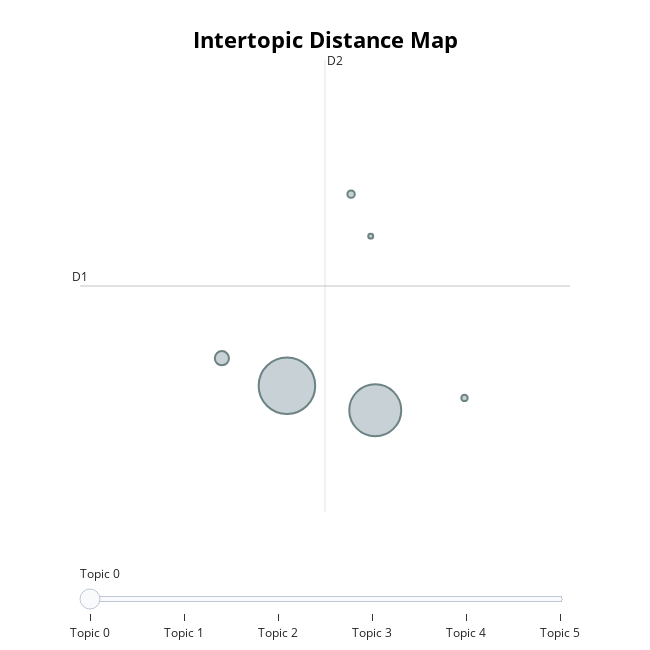
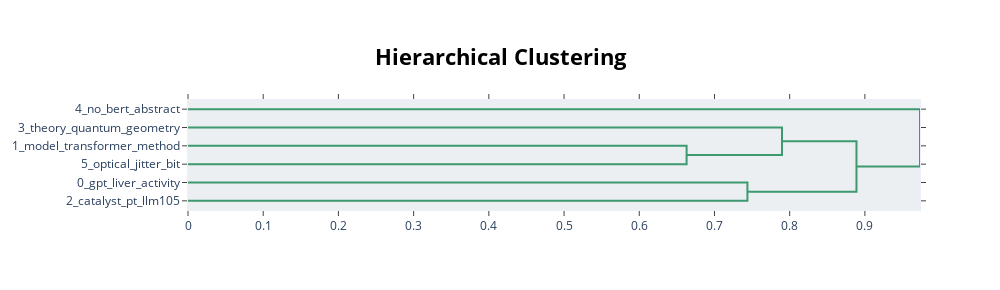
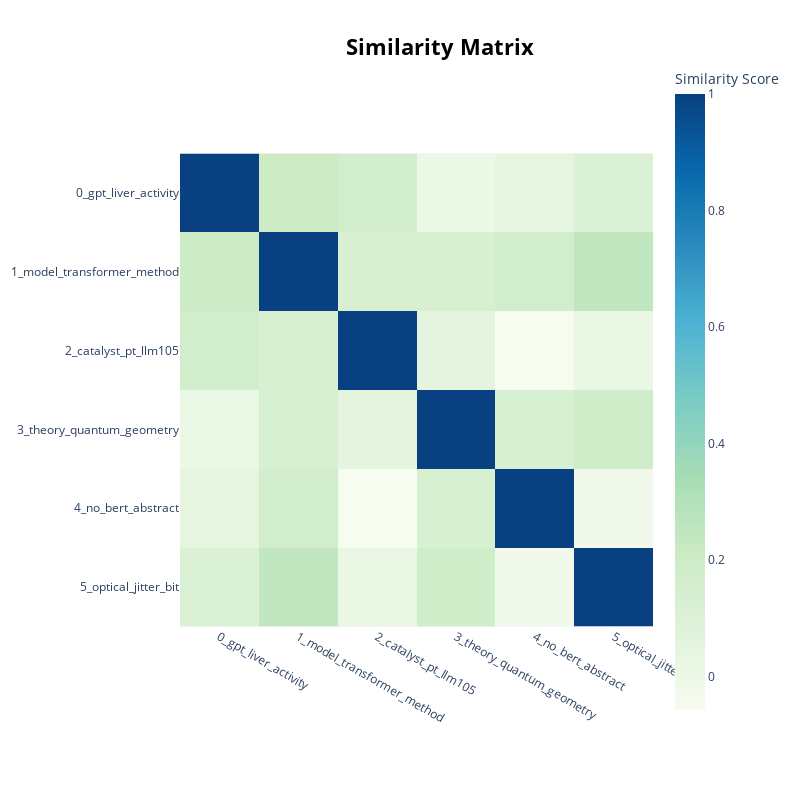

The notebook cell saved with these charts, in order:
### Code cell
import matplotlib.pyplot as plt

# Ensure plots are displayed inline in Jupyter
%matplotlib inline

# Step 6: Visualize the topic relationships for the top topics using three methods

# Check the number of topics generated
topic_info = topic_model.get_topic_info()
n_generated_topics = len(topic_info[topic_info.Topic != -1])  # Exclude outliers (-1)

# Display the number of generated topics
print(f"Number of topics generated: {n_generated_topics}")

# Ensure we can reduce to at most the number of topics generated
nr_topics_to_reduce = min(n_generated_topics, 10)  # Choose the minimum between generated topics and 10

# Filter the model to only keep the top topics
topic_model_reduced = topic_model.reduce_topics(documents_processed, nr_topics=nr_topics_to_reduce)

# 1. Intertopic Distance Map for Top Topics
print(f"Visualizing the Intertopic Distance Map for Top {nr_topics_to_reduce} Topics...")
try:
    intertopic_distance_fig = topic_model_reduced.visualize_topics()
    intertopic_distance_fig.show()
except Exception as e:
    print(f"Error displaying Intertopic Distance Map: {e}")

# 2. Hierarchical Clustering of Top Topics
print(f"Visualizing Hierarchical Clustering of Top {nr_topics_to_reduce} Topics...")
try:
    hierarchical_clustering_fig = topic_model_reduced.visualize_hierarchy()
    hierarchical_clustering_fig.show()
except Exception as e:
    print(f"Error displaying Hierarchical Clustering: {e}")

# 3. Topic Similarity Matrix (Cosine Similarity Heatmap) for Top Topics
print(f"Visualizing the Topic Similarity Matrix for Top {nr_topics_to_reduce} Topics...")
try:
    similarity_matrix_fig = topic_model_reduced.visualize_heatmap()
    similarity_matrix_fig.show()
except Exception as e:
    print(f"Error displaying Topic Similarity Matrix: {e}")

### Figure 1 — Plotly figure (JSON) as saved in the notebook; plotly's stock layout.template omitted (floating-point values rounded to 4 significant figures)
{"data": [{"customdata": [[0, "gpt | liver | activity | level | patient", 6950], [1, "model | transformer | method | data | learning", 5870], [2, "catalyst | pt | llm105 | surface | reaction", 435], [3, "theory | quantum | geometry | llm | state", 118], [4, "no | bert | abstract | available | und", 88], [5, "optical | jitter | bit | test | network", 53]], "hovertemplate": "<b>Topic %{customdata[0]}</b><br>%{customdata[1]}<br>Size: %{customdata[2]}", "legendgroup": "", "marker": {"color": "#B0BEC5", "line": {"color": "DarkSlateGrey", "width": 2}, "size": [6950, 5870, 435, 118, 88, 53], "sizemode": "area", "sizeref": 4.344, "symbol": "circle"}, "mode": "markers", "name": "", "orientation": "v", "showlegend": false, "type": "scatter", "x": [-6.902, -6.21, -7.411, -6.399, -5.51, -6.245], "xaxis": "x", "y": [12.17, 11.75, 12.65, 15.49, 11.96, 14.76], "yaxis": "y"}], "layout": {"annotations": [{"showarrow": false, "text": "D1", "x": -8.523, "y": 13.9, "yshift": 10}, {"showarrow": false, "text": "D2", "x": -6.603, "xshift": 10, "y": 17.81}], "height": 650, "hoverlabel": {"bgcolor": "white", "font": {"family": "Rockwell", "size": 16}}, "legend": {"itemsizing": "constant", "tracegroupgap": 0}, "margin": {"t": 60}, "shapes": [{"line": {"color": "#CFD8DC", "width": 2}, "type": "line", "x0": -6.603, "x1": -6.603, "y0": 9.987, "y1": 17.81}, {"line": {"color": "#9E9E9E", "width": 2}, "type": "line", "x0": -8.523, "x1": -4.684, "y0": 13.9, "y1": 13.9}], "sliders": [{"active": 0, "pad": {"t": 50}, "steps": [{"args": [{"marker.color": [["red", "#B0BEC5", "#B0BEC5", "#B0BEC5", "#B0BEC5", "#B0BEC5"]]}], "label": "Topic 0", "method": "update"}, {"args": [{"marker.color": [["#B0BEC5", "red", "#B0BEC5", "#B0BEC5", "#B0BEC5", "#B0BEC5"]]}], "label": "Topic 1", "method": "update"}, {"args": [{"marker.color": [["#B0BEC5", "#B0BEC5", "red", "#B0BEC5", "#B0BEC5", "#B0BEC5"]]}], "label": "Topic 2", "method": "update"}, {"args": [{"marker.color": [["#B0BEC5", "#B0BEC5", "#B0BEC5", "red", "#B0BEC5", "#B0BEC5"]]}], "label": "Topic 3", "method": "update"}, {"args": [{"marker.color": [["#B0BEC5", "#B0BEC5", "#B0BEC5", "#B0BEC5", "red", "#B0BEC5"]]}], "label": "Topic 4", "method": "update"}, {"args": [{"marker.color": [["#B0BEC5", "#B0BEC5", "#B0BEC5", "#B0BEC5", "#B0BEC5", "red"]]}], "label": "Topic 5", "method": "update"}]}], "title": {"font": {"color": "Black", "size": 22}, "text": "<b>Intertopic Distance Map</b>", "x": 0.5, "xanchor": "center", "y": 0.95, "yanchor": "top"}, "width": 650, "xaxis": {"anchor": "y", "domain": [0, 1], "range": [-8.523, -4.684], "title": {"text": ""}, "visible": false}, "yaxis": {"anchor": "x", "domain": [0, 1], "range": [9.987, 17.81], "title": {"text": ""}, "visible": false}}}

### Figure 2 — Plotly figure (JSON) as saved in the notebook; plotly's stock layout.template omitted (floating-point values rounded to 4 significant figures)
{"data": [{"hoverinfo": "text", "marker": {"color": "rgb(61,153,112)"}, "mode": "lines", "type": "scatter", "x": [0, 0.6629, 0.6629, 0], "xaxis": "x", "y": [-25, -25, -35, -35], "yaxis": "y"}, {"hoverinfo": "text", "marker": {"color": "rgb(61,153,112)"}, "mode": "lines", "type": "scatter", "x": [0, 0.7898, 0.7898, 0.6629], "xaxis": "x", "y": [-15, -15, -30, -30], "yaxis": "y"}, {"hoverinfo": "text", "marker": {"color": "rgb(61,153,112)"}, "mode": "lines", "type": "scatter", "x": [0, 0.7438, 0.7438, 0], "xaxis": "x", "y": [-45, -45, -55, -55], "yaxis": "y"}, {"hoverinfo": "text", "marker": {"color": "rgb(61,153,112)"}, "mode": "lines", "type": "scatter", "x": [0.7898, 0.8888, 0.8888, 0.7438], "xaxis": "x", "y": [-22.5, -22.5, -50, -50], "yaxis": "y"}, {"hoverinfo": "text", "marker": {"color": "rgb(61,153,112)"}, "mode": "lines", "type": "scatter", "x": [0, 0.9733, 0.9733, 0.8888], "xaxis": "x", "y": [-5, -5, -36.25, -36.25], "yaxis": "y"}], "layout": {"autosize": false, "height": 290, "hoverlabel": {"bgcolor": "white", "font": {"family": "Rockwell", "size": 16}}, "hovermode": "closest", "plot_bgcolor": "#ECEFF1", "showlegend": false, "title": {"font": {"color": "Black", "size": 22}, "text": "<b>Hierarchical Clustering</b>", "x": 0.5, "xanchor": "center", "yanchor": "top"}, "width": 1000, "xaxis": {"mirror": "allticks", "rangemode": "tozero", "showgrid": false, "showline": true, "showticklabels": true, "ticks": "outside", "type": "linear", "zeroline": false}, "yaxis": {"mirror": "allticks", "range": [-60, 0], "rangemode": "tozero", "showgrid": false, "showline": true, "showticklabels": true, "tickmode": "array", "ticks": "outside", "ticktext": ["4_no_bert_abstract", "3_theory_quantum_geometry", "1_model_transformer_method", "5_optical_jitter_bit", "0_gpt_liver_activity", "2_catalyst_pt_llm105"], "tickvals": [-5, -15, -25, -35, -45, -55], "type": "linear", "zeroline": false}}}

### Figure 3 — Plotly figure (JSON) as saved in the notebook; plotly's stock layout.template omitted (floating-point values rounded to 4 significant figures)
{"data": [{"coloraxis": "coloraxis", "hovertemplate": "x: %{x}<br>y: %{y}<br>Similarity Score: %{z}<extra></extra>", "name": "0", "type": "heatmap", "x": ["0_gpt_liver_activity", "1_model_transformer_method", "2_catalyst_pt_llm105", "3_theory_quantum_geometry", "4_no_bert_abstract", "5_optical_jitter_bit"], "xaxis": "x", "y": ["0_gpt_liver_activity", "1_model_transformer_method", "2_catalyst_pt_llm105", "3_theory_quantum_geometry", "4_no_bert_abstract", "5_optical_jitter_bit"], "yaxis": "y", "z": [[1.0, 0.198, 0.1709, 0.007294, 0.04696, 0.1082], [0.198, 1.0, 0.1319, 0.1313, 0.1666, 0.2493], [0.1709, 0.1319, 1, 0.05358, -0.0573, 0.01124], [0.007294, 0.1313, 0.05358, 1.0, 0.126, 0.1794], [0.04696, 0.1666, -0.0573, 0.126, 1.0, -0.0223], [0.1082, 0.2493, 0.01124, 0.1794, -0.0223, 1.0]]}], "layout": {"coloraxis": {"colorbar": {"title": {"text": "Similarity Score"}}, "colorscale": [[0, "rgb(247,252,240)"], [0.125, "rgb(224,243,219)"], [0.25, "rgb(204,235,197)"], [0.375, "rgb(168,221,181)"], [0.5, "rgb(123,204,196)"], [0.625, "rgb(78,179,211)"], [0.75, "rgb(43,140,190)"], [0.875, "rgb(8,104,172)"], [1, "rgb(8,64,129)"]]}, "height": 800, "hoverlabel": {"bgcolor": "white", "font": {"family": "Rockwell", "size": 16}}, "legend": {"title": {"text": "Trend"}}, "margin": {"t": 60}, "showlegend": true, "title": {"font": {"color": "Black", "size": 22}, "text": "<b>Similarity Matrix</b>", "x": 0.55, "xanchor": "center", "y": 0.95, "yanchor": "top"}, "width": 800, "xaxis": {"anchor": "y", "constrain": "domain", "domain": [0, 1], "scaleanchor": "y"}, "yaxis": {"anchor": "x", "autorange": "reversed", "constrain": "domain", "domain": [0, 1]}}}
